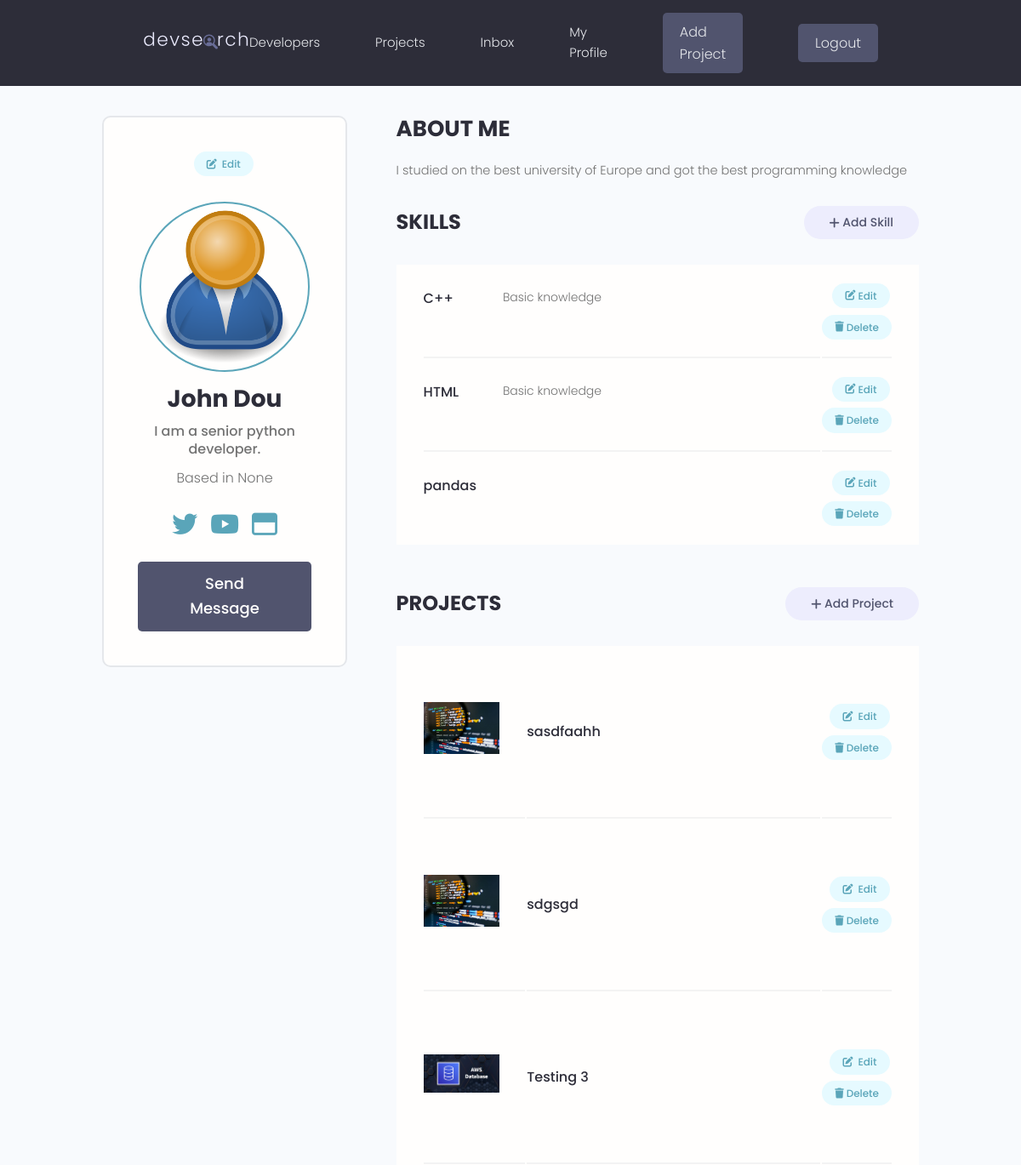
/profiles/account (signed in, upper part), run on an earlier commit of the app's database.
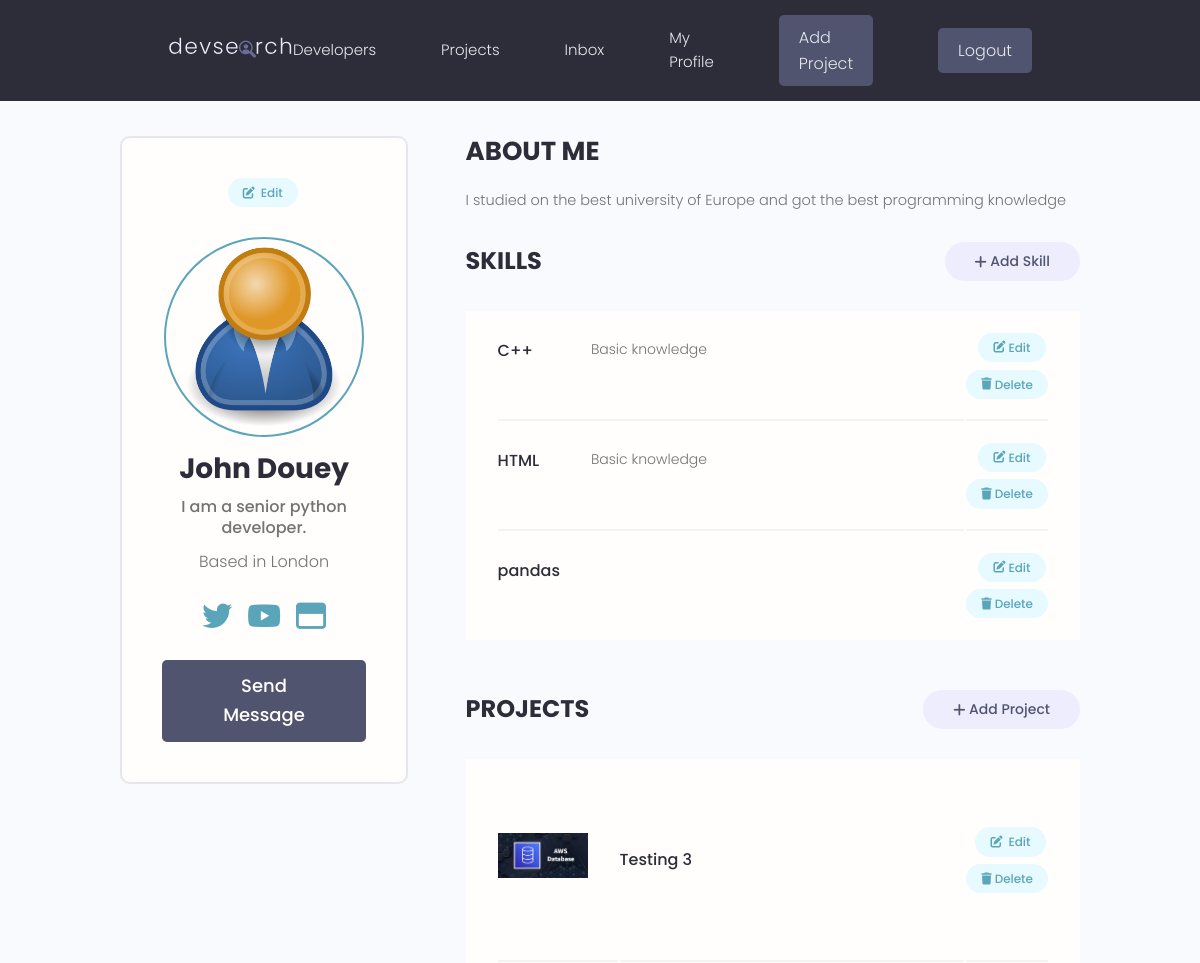
And on a later commit of the database.
### users/models.py (models this page shows, shortened)
class Profile(models.Model):
    user = models.OneToOneField(User, on_delete=models.CASCADE, null=True, blank=True)
    username = models.CharField(max_length=200, blank=True, null=True)
    name = models.CharField(max_length=200, blank=True, null=True)
    location = models.CharField(max_length=200, blank=True, null=True)
    email = models.EmailField(max_length=500, blank=True, null=True)
    short_intro = models.CharField(max_length=200, blank=True, null=True)
    bio = models.TextField(blank=True, null=True)
    profile_image = models.ImageField(blank=True, null=True, upload_to="profiles/", default="user-default.png")
    social_github = models.CharField(max_length=200, blank=True, null=True)
    social_twitter = models.CharField(max_length=200, blank=True, null=True)
    social_linkedin = models.CharField(max_length=200, blank=True, null=True)
    social_youtube = models.CharField(max_length=200, blank=True, null=True)
    social_website = models.CharField(max_length=200, blank=True, null=True)
    created_at = models.DateTimeField(auto_now_add=True)
    id = models.UUIDField(default=uuid.uuid4, unique=True, primary_key=True, editable=False)

class Skill(models.Model):
    owner = models.ForeignKey(Profile, on_delete=models.CASCADE, null=True, blank=True)
    name = models.CharField(max_length=200)
    description = models.TextField(blank=True, null=True)
    id = models.UUIDField(default=uuid.uuid4, unique=True, primary_key=True, editable=False)

### projects/models.py (models this page shows, shortened)
class Project(models.Model):
    owner = models.ForeignKey(Profile, null=True, blank=True, verbose_name="owner",
                              on_delete=models.SET_NULL, related_name="projects")
    title = models.CharField(max_length=200)
    description = models.TextField(null=True, blank=True)
    featured_image = models.ImageField(
        upload_to="projects", null=True, blank=True, default="default.webp")
    demo_link = models.CharField(max_length=2000, null=True, blank=True)
    source_link = models.CharField(max_length=2000, null=True, blank=True)
    created_at = models.DateTimeField(auto_now_add=True)
    id = models.UUIDField(default=uuid.uuid4, unique=True,
                          primary_key=True, editable=False)
    tags = models.ManyToManyField('Tag', blank=True, related_name="tags")
    vote_total = models.IntegerField(default=0, null=True, blank=True)
    vote_ratio = models.IntegerField(default=0, null=True, blank=True)
    class Meta:
        ordering = ['-created_at']

### users/views.py (the view)
# urls.py: path('account', views.userAccount, name="account"),
@login_required(login_url='users:login')
def userAccount(request):
    profile = request.user.profile
    context = {"profile": profile}
    return render(request, 'users/account.html', context)

### users/templates/users/account.html (shortened to what the changed rows need)
{% extends "base.html"%}
{% load static %}
{% block content %}
  <main class="settingsPage profile my-md">
    <div class="container">
      <div class="layout">
        <div class="column column--1of3">
          <div class="card text-center">
            <div class="card__body dev">
              <a class="tag tag--pill tag--main settings__btn" href="{% url 'users:edit-account' %}"><i class="fa-solid fa-pen-to-square">&nbsp </i>  Edit</a>
              <img class="avatar avatar--xl dev__avatar" src="{{profile.profile_image.url}}" />
              <h2 class="dev__name">{{profile.name}}</h2>
              <p class="dev__title">{{profile.short_intro}}</p>
              <p class="dev__location">Based in {{profile.location}}</p>
              <ul class="dev__social">
                {% if profile.social_twitter %}
                <li>
                </li>
                {% endif %}
                {% if profile.social_youtube %}
                <li>
                  </li>
                {% endif %}
                {% if profile.social_website %}
                <li>
                </li>
                {% endif %}
              </ul>
              <a href="#" class="btn btn--sub btn--lg">Send Message </a>
            </div>
          </div>
        </div>
        <div class="column column--2of3">
          <div class="devInfo">
            <h3 class="devInfo__title">About Me</h3>
            <p class="devInfo__about">
              {{profile.bio}}
            </p>
          </div>
          <table class="settings__table">
            {% for skill in profile.skill_set.all %}
            <tr>
              <td class="settings__tableInfo">
              <div class="devSkill">
                <h4 class="devSkill__title">{{skill.name}}</h4>
                <p class="devSkill__info">
                  {{skill.description}}
                </p>
              </div>
              </td>
              <td class="settings__tableActions">
                <a class="tag tag--pill tag--main settings__btn" href="{% url 'users:edit-skill' skill.id %}"><i class="fa-solid fa-pen-to-square">&nbsp </i>  Edit</a>
                <a class="tag tag--pill tag--main settings__btn" href="{% url 'delete_confirmation' type='skill' pk=skill.id %}"><i class="fa-solid fa-trash">&nbsp</i>
                  Delete</a>
              </td>
            </tr>
            {% endfor %}
          </table>
          <table class="settings__table">
            {% for project in profile.projects.all %}
            <tr>
              <td class="settings__thumbnail">
                <a href="{% url "projects:project-detail" project.id %}"><img src="{{project.featured_image.url}}" alt="Project Thumbnail" /></a>
              </td>
              <td class="settings__tableInfo">
                <a href="{% url "projects:project-detail" project.id %}">{{project.title}}</a>
              </td>
              <td class="settings__tableActions">
                <a class="tag tag--pill tag--main settings__btn" href="{% url 'projects:update-project' project.id %}"><i class="fa-solid fa-pen-to-square"> &nbsp</i> Edit</a>
                <a class="tag tag--pill tag--main settings__btn" href="{% url 'delete_confirmation' type='Project' pk=project.id  %}">
                  <i class="fa-solid fa-trash">&nbsp</i>
                  Delete</a>
              </td>
            </tr>
            {% endfor %}
          </table>
        </div>
      </div>
    </div>
  </main>
{% endblock %}

What changed in the data, as far as the page shows it:
removed Project: featured_image (placeholder picture), title "sasdfaahh"
removed Project: featured_image (placeholder picture), title "sdgsgd"
changed Profile "I am a senior python developer.": name "John Dou" → "John Douey"; location "None" → "London"
